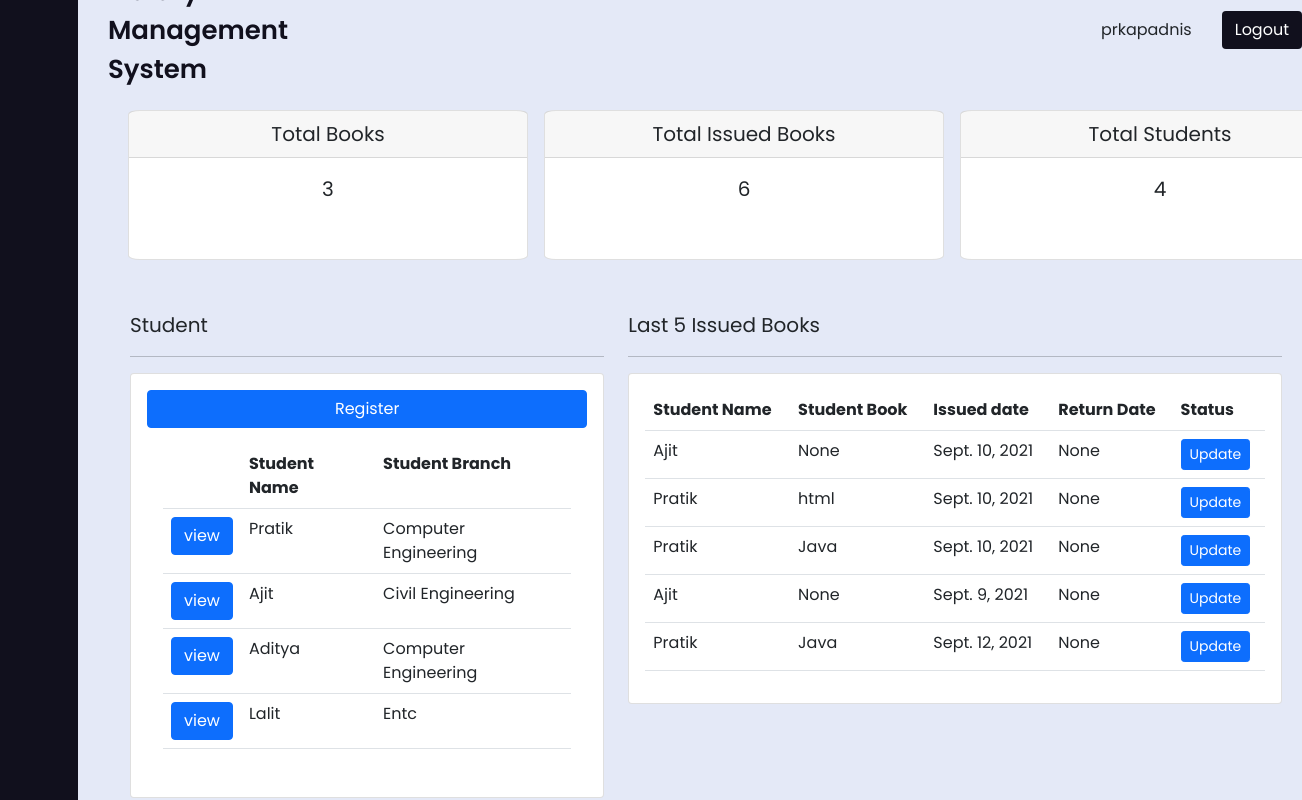
The page /library/dashboard/ (signed in) on the database its author committed.
### library/models.py (models this page shows, shortened)
class StudentModel(models.Model):
    stud_name = models.CharField(max_length=200)
    stud_email = models.EmailField()
    stud_branch = models.CharField(max_length=200, choices=branch)
    stud_enrollmentNo = models.IntegerField()
    def __str__(self):
        return self.stud_name

class IssueBookModel(models.Model):
    stud_name = models.ForeignKey(
        StudentModel, null=True, on_delete=models.SET_NULL)
    book_name = models.ForeignKey(
        AddBookModel, null=True, on_delete=models.SET_NULL)
    issue_date = models.DateField(
        auto_now_add=False, auto_now=False, null=True)
    return_date = models.DateField(null=True, blank=True)

class AddBookModel(models.Model):
    book_name = models.CharField(max_length=200)
    author_name = models.CharField(max_length=200)
    branch = models.CharField(max_length=200, choices=branch)
    isbn_no = models.IntegerField()
    quantity = models.IntegerField()
    def __str__(self):
        return self.book_name

### library/views.py (the view)
# urls.py: path('dashboard/', views.dashboard, name='dashboard'),
@login_required(login_url='login')
def dashboard(request):
    books = AddBookModel.objects.count()
    issueBooks = IssueBookModel.objects.count()
    students = StudentModel.objects.count()
    studentModel = StudentModel.objects.all()[:4]
    issueBookModel = IssueBookModel.objects.all()[:5]
    context = {'students': studentModel, 'books': books,
               'issuebook': issueBooks, 'student': students, 'issueBooks': issueBookModel}
    return render(request, 'library/dashboard.html', context=context)

### library/templates/library/dashboard.html (shortened to what this page needs)
{% load static %}
<!doctype html>
<html lang="en">
<head>
    <link href="https://cdn.jsdelivr.net/npm/bootstrap@5.1.0/dist/css/bootstrap.min.css" rel="stylesheet"
>
    <link rel="stylesheet" type="text/css" href="{% static '/css/style.css'%}">
    <link href='https://unpkg.com/boxicons@2.0.9/css/boxicons.min.css' rel='stylesheet'>
</head>
<body>
    {% include 'library/sidebar.html' %}
    <section class="home-section">
        <div class="home-content">
            <span class="text">Library Management System</span>
            <div style="margin-left: 750px;">
                <label for="username"> {{request.user}} </label>
            </div>
            <div style="margin-left: 30px;">
                <span>
                    <a href="{% url 'logout' %}" class="btn" style="background-color:#11101d; color: white;">Logout</a>
                </span>
            </div>
        </div>
        <div class="row">
            <div class="col-sm-4">
                <div class="card" style="width: 400px; height: 150px; margin: 50px; border-radius: 3%;">
                    <div class="card-header text-center">
                        <label for="header" style="font-size:1.25rem;">Total Books</label>
                    </div>
                    <div class="card-body text-center">
                        <label for="count" style="font-size:1.25rem;">{{books}}</label>
                    </div>
                </div>
            </div>
            <div class=" col-sm-4">
                <div class="card" style="width: 400px; height: 150px; margin: 50px; border-radius: 3%;">
                    <div class="card-header text-center">
                        <label for="header" style="font-size:1.25rem;">Total Issued Books</label>
                    </div>
                    <div class="card-body text-center">
                        <label for="count" style="font-size:1.25rem;">{{issuebook}}</label>
                    </div>
                </div>
            </div>
            <div class=" col-sm-4">
                <div class="card" style="width: 400px; height: 150px; margin: 50px; border-radius: 3%;">
                    <div class="card-header text-center">
                        <label for="header" style="font-size:1.25rem;">Total Students</label>
                    </div>
                    <div class="card-body text-center">
                        <label for="count" style="font-size:1.25rem;">{{student}}</label>
                    </div>
                </div>
            </div>
        </div>
        <div class=" row" style="margin-left:40px">
            <div class="col-md-5">
                <label for="Student" style="font-size:1.25rem; font-weight: 400;"> Student
                </label>
                <hr>
                <div class="card p-3">
                    <div class="card-hrader">
                        <div class="d-grid gap-2">
                            <a href="{% url 'register-student' %}" class="btn btn-primary"> Register </a>
                        </div>
                    </div>
                    <div class="card-body">
                        <table class="table">
                            <tr>
                                <th></th>
                                <th>Student Name </th>
                                <th>Student Branch </th>
                            </tr>
                            {% for student in students %}
                            <tr>
                                <td>
                                    <a href="{ url 'view-student' student.id %}" class="btn btn-primary"> view </a>
                                </td>
                                <td>{{student.stud_name}}</td>
                                <td>{{student.stud_branch}}</td>
                            </tr>
                            {% endfor %}
                        </table>
                    </div>
                </div>
            </div>
            <div class="col" style="margin-right: 20px;">
                <label for="table" style="font-size:1.25rem; font-weight: 400;">
                    Last 5 Issued Books </label>
                <hr>
                <div class="card p-3">
                    <table class="table">
                        <tr>
                            <th>Student Name </th>
                            <th>Student Book </th>
                            <th>Issued date </th>
                            <th>Return Date </th>
                            <th>Status </th>
                        </tr>
                        {% for issueBook in issueBooks %}
                        <tr>
                            <td>{{issueBook.stud_name}}</td>
                            <td>{{issueBook.book_name}} </td>
                            <td>{{issueBook.issue_date}}</td>
                            <td>{{issueBook.return_date}}</td>
                            <td>
                                <button class="btn btn-primary btn-sm">Update</button>
                            </td>
                        </tr>
                        {% endfor %}
                    </table>
                </div>
            </div>
        </div>
    </section>
</body>
</html>

### static/css/style.css (style rules this page uses)
* { margin: 0; padding: 0; box-sizing: border-box; font-family: "Poppins", sans-serif; }
.home-section { position: relative; background: #e4e9f7; height: 100vh; left: 260px; width: calc(100% - 260px); transition: all 0.5s ease; }
.sidebar.close ~ .home-section { left: 78px; width: calc(100% - 78px); }
.home-section .home-content { height: 60px; display: flex; align-items: center; }
.home-section .home-content .bx-menu, .home-section .home-content .text { color: #11101d; font-size: 35px; }
.home-section .home-content .text { font-size: 26px; font-weight: 600; }

### rows shown on the page
StudentModel: stud_name "Pratik", stud_branch "Computer Engineering"
StudentModel: stud_name "Ajit", stud_branch "Civil Engineering"
StudentModel: stud_name "Aditya", stud_branch "Computer Engineering"
StudentModel: stud_name "Lalit", stud_branch "Entc"
IssueBookModel: stud_name "Ajit", book_name "None", issue_date "Sept. 10, 2021", return_date "None"
IssueBookModel: stud_name "Pratik", book_name "html", issue_date "Sept. 10, 2021", return_date "None"
IssueBookModel: stud_name "Pratik", book_name "Java", issue_date "Sept. 10, 2021", return_date "None"
IssueBookModel: stud_name "Ajit", book_name "None", issue_date "Sept. 9, 2021", return_date "None"
IssueBookModel: stud_name "Pratik", book_name "Java", issue_date "Sept. 12, 2021", return_date "None"

### other values the page prints
{{ request.user }} "prkapadnis"
{{ books }} "3"
{{ issuebook }} "6"
{{ student }} "4"
